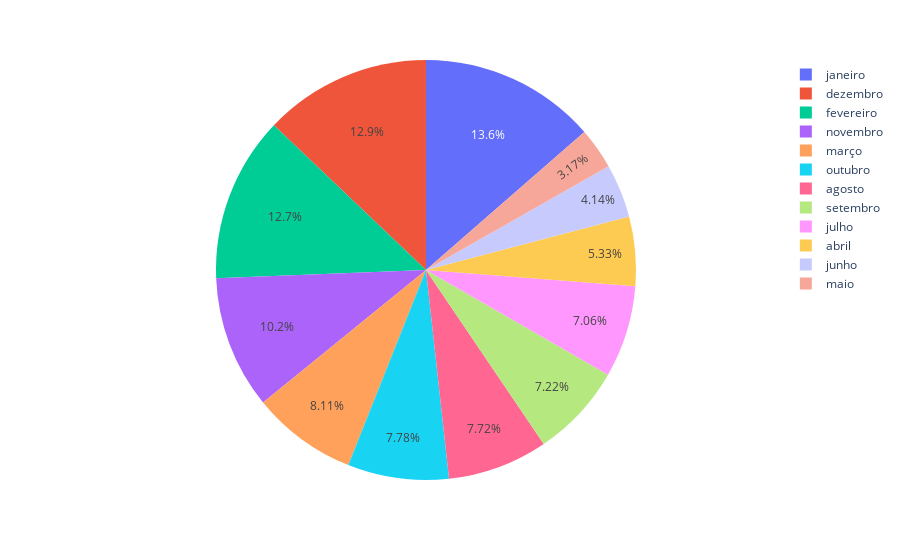

Write notebook code for a chart like this one.
### Markdown cell above
#### _3.1.2_. Plotando gráfico de pizza com o Plotly:

### Code cell
# gráfico de pizza retratando o percentual do número 
# total de turistas desembarcados em cada mês 

fig=px.pie(
    names= chegada_mes['Mês'], 
    values = chegada_mes['Chegadas']
    )
fig.show()

### Figure 1 — Plotly figure (JSON) as saved in the notebook; plotly's stock layout.template omitted (floating-point values rounded to 4 significant figures)
{"data": [{"domain": {"x": [0, 1], "y": [0, 1]}, "hovertemplate": "label=%{label}<br>value=%{value}<extra></extra>", "labels": ["janeiro", "fevereiro", "março", "abril", "maio", "junho", "julho", "agosto", "setembro", "outubro", "novembro", "dezembro"], "legendgroup": "", "name": "", "showlegend": true, "type": "pie", "values": [127913, 119875, 76266, 50170, 29830, 38969, 66460, 72664, 67935, 73198, 96235, 121300]}], "layout": {"legend": {"tracegroupgap": 0}, "margin": {"t": 60}}}
